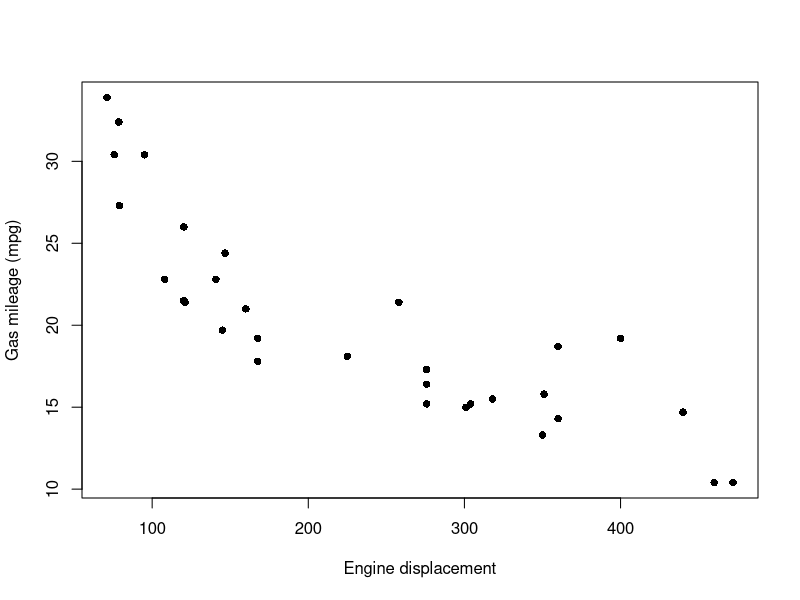
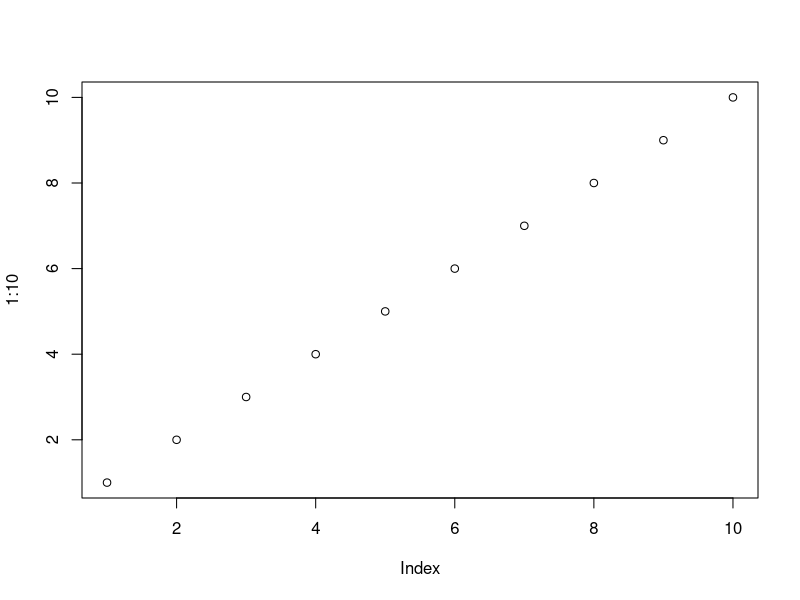
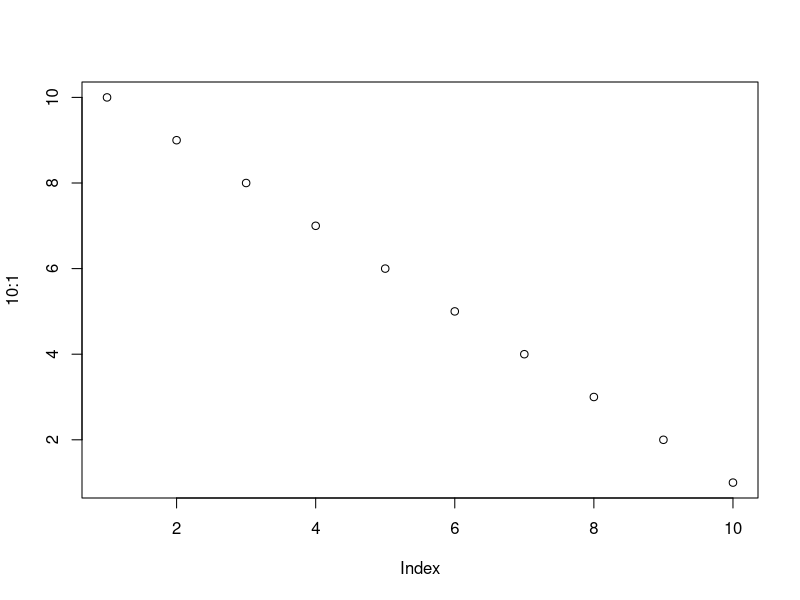

Reproduce these figures in R, in order.
## ---- chunk 1
# include this code chunk to set other knitr options
# note: these options express my preferences, which may differ from yours!
#    Comment out or change options as you like
knitr::opts_chunk$set(
  warning = FALSE,   # avoid warnings and messages in the output
  message = FALSE,
  tidy=FALSE,     # display code as typed
  size="small")   # slightly smaller font for code than usual

# R global options
options(digits=4) # set default # of digits in output
## ---- chunk 2
library(vcdExtra)   # Load additional packages here 
library(ggplot2)
## ---- chunk 3
plot(mpg ~ disp, data=mtcars, 
     pch=16, 
     xlab="Engine displacement",
     ylab="Gas mileage (mpg)")
## ---- chunk 4
plot(1:10)
plot(10:1)
## ---- chunk 5
sessionInfo()  # could use devtools::session_info() if you prefer that
